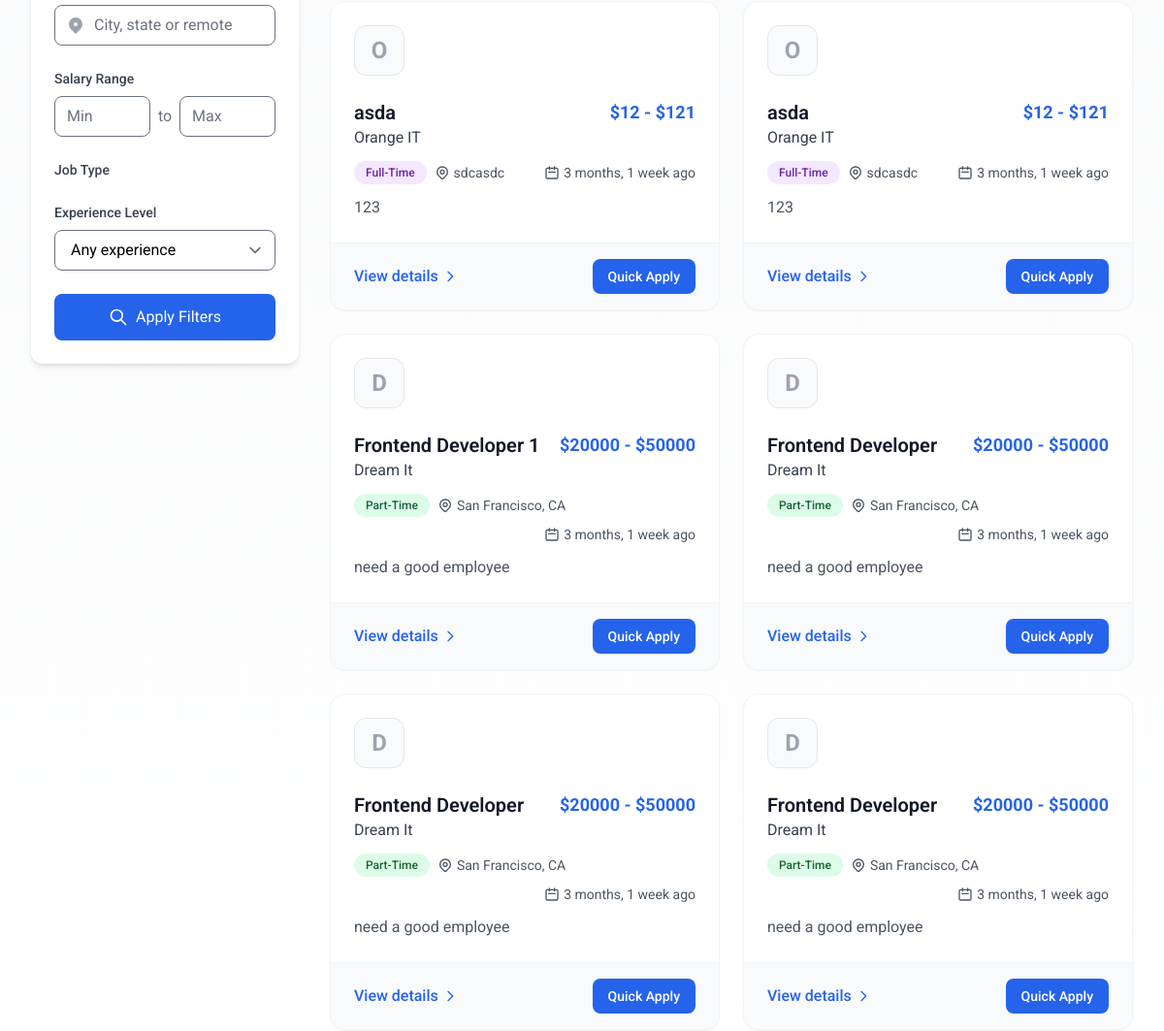
/jobseeker/jobs/ (signed in, middle part), run on an earlier commit of the app's database.
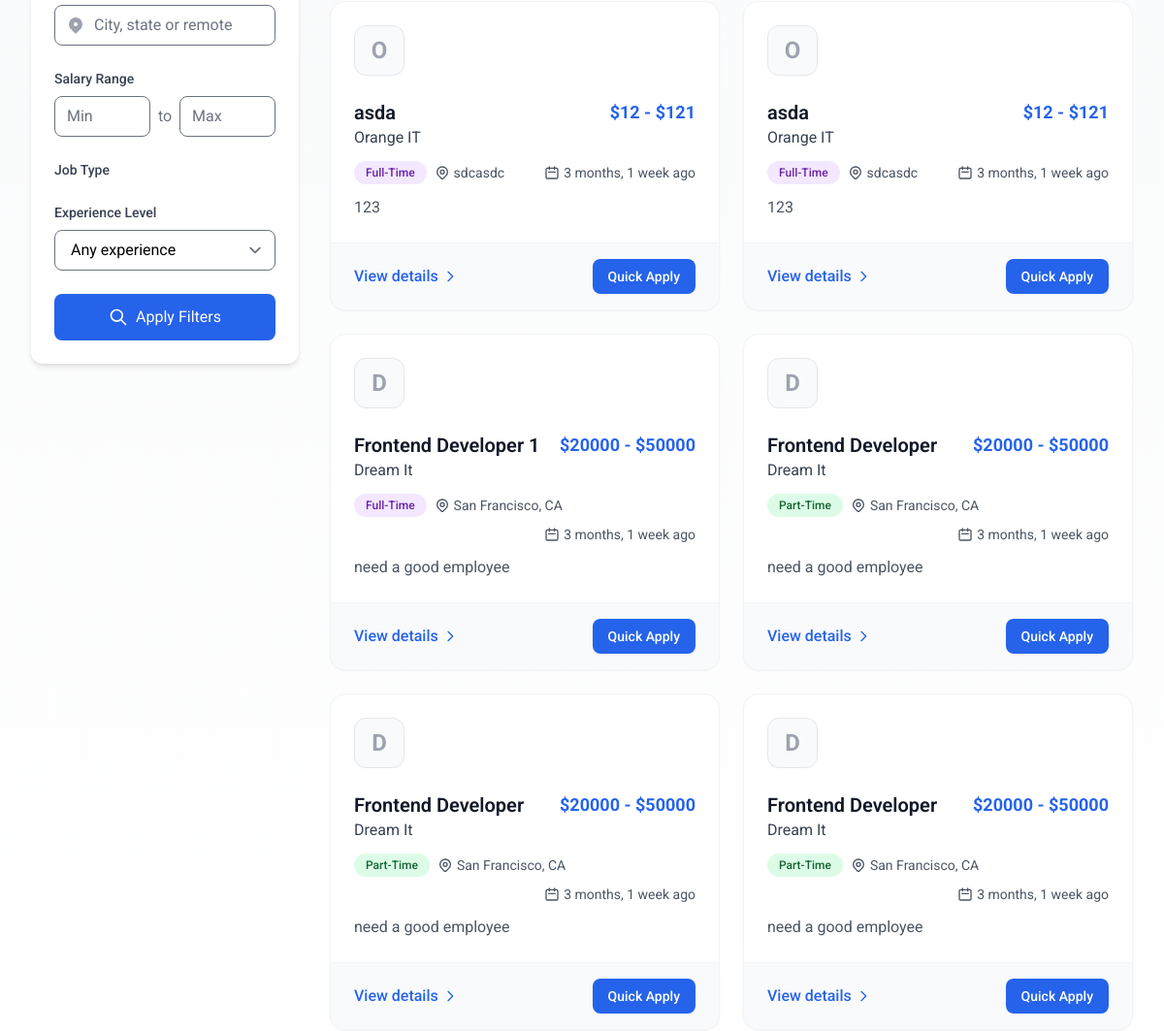
And on a later commit of the database.
### employer/models.py (models this page shows, shortened)
class Job(models.Model):
    JOB_TYPE_CHOICES = [
        ('Full-Time', 'Full-Time'),
        ('Part-Time', 'Part-Time'),
        ('Contract', 'Contract'),
        ('Internship', 'Internship')
    ]
    STATUS_CHOICES = [
        ('Active', 'Active'),
        ('Draft', 'Draft'),
        ('Closed', 'Closed'),
    ]
    CATEGORY_CHOICES = [
        ('engineering', 'Engineering'),
        ('design', 'Design'),
        ('marketing', 'Marketing'),
    ]
    job_id = models.AutoField(primary_key=True)
    title = models.CharField(max_length=255)
    company = models.ForeignKey('Company', on_delete=models.CASCADE)
    location = models.CharField(max_length=255)
    job_type = models.CharField(max_length=20, choices=JOB_TYPE_CHOICES)
    posted_date = models.DateTimeField(auto_now_add=True)
    salary_min = models.DecimalField(max_digits=10, decimal_places=2)
    salary_max = models.DecimalField(max_digits=10, decimal_places=2)
    applications = models.IntegerField(default=0)
    exp_need = models.IntegerField(default=0)
    description = models.TextField()
    responsibilities = models.TextField()
    requirements = models.TextField()
    benefits = models.TextField()
    status = models.CharField(max_length=10, choices=STATUS_CHOICES, default='Draft')
    category = models.CharField(max_length=20, choices=CATEGORY_CHOICES)

class Company(models.Model):
    company_id = models.AutoField(primary_key=True)
    user = models.ForeignKey('accounts.CustomUser', on_delete=models.CASCADE)
    name = models.CharField(max_length=255, null=True, blank=True)
    location = models.CharField(max_length=255, null=True, blank=True)
    logo = models.URLField(null=True, blank=True)
    description = models.TextField()

### jobseeker/views.py (the view)
    def wrapper(request, *args, **kwargs):
        if request.user.role != 'user':
            messages.error(request, "You are not authorized to view this page.")
            return redirect('login')
        return view_func(request, *args, **kwargs)

### jobseeker/views.py (called while the page is built)
def user_role_required(view_func):
    def wrapper(request, *args, **kwargs):
        if request.user.role != 'user':
            messages.error(request, "You are not authorized to view this page.")
            return redirect('login')
        return view_func(request, *args, **kwargs)
    return wrapper

@user_role_required
@login_required
def dashboard(request):
    jobs = Job.objects.all().order_by('-posted_date')
    paginator = Paginator(jobs, 6)
    page_number = request.GET.get('page')
    page_obj = paginator.get_page(page_number)
    return render(request, 'jobseeker/user_home.html',{'page_obj': page_obj})

### static/templates/jobseeker/user_home.html (shortened to what the changed rows need)
{% extends 'base.html' %}
{% block content %}
<section class="py-12 bg-gradient-to-b from-gray-50 to-white">
    <div class="max-w-7xl mx-auto px-4 sm:px-6 lg:px-8">
        <div class="flex flex-col lg:flex-row gap-8">
            <div class="lg:w-3/4">
                <div class="grid grid-cols-1 md:grid-cols-2 gap-6">
                    {% for job in page_obj %}
                    <div
                        class="group bg-white rounded-2xl shadow-sm hover:shadow-md transition-all duration-300 border border-gray-100 overflow-hidden">
                        <div class="p-6">
                            <div class="flex flex-col  gap-6">
                                <div class="flex-shrink-0">
                                    <div
                                        class="w-[52px] h-[52px] rounded-xl bg-gray-50 flex items-center justify-center overflow-hidden border border-gray-200">
                                        {% if job.company.logo %}
                                        <img src="{{ job.company.logo.url }}" alt="{{ job.company.name }}"
                                            class="w-full h-full object-contain p-1">
                                        {% else %}
                                        <span class="text-2xl font-bold text-gray-400">
                                            {{ job.company.name|first|upper }}
                                        </span>
                                        {% endif %}
                                    </div>
                                </div>
                                <div class="flex-grow">
                                    <div class="flex flex-col md:flex-row md:items-start md:justify-between gap-2">
                                        <div>
                                            <h3
                                                class="text-xl font-semibold text-gray-900 group-hover:text-blue-600 transition-colors">
                                                <a href="{{ job.get_absolute_url }}">{{ job.title }}</a>
                                            </h3>
                                            <p class="text-gray-700">{{ job.company.name }}</p>
                                        </div>
                                        <div class="text-right">
                                            <p class="text-lg font-bold text-blue-600">
                                                ${{ job.salary_min|floatformat:"0" }} -
                                                ${{ job.salary_max|floatformat:"0" }}
                                            </p>
                                        </div>
                                    </div>
                                    <div class="mt-3 flex flex-wrap items-center gap-2">
                                        <span class="inline-flex items-center px-3 py-1 rounded-full text-xs font-medium
                                            {% if job.job_type == 'Full-Time' %}bg-purple-100 text-purple-800
                                            {% elif job.job_type == 'Part-Time' %}bg-green-100 text-green-800
                                            {% elif job.job_type == 'Contract' %}bg-yellow-100 text-yellow-800
                                            {% else %}bg-blue-100 text-blue-800{% endif %}">
                                            {{ job.job_type }}
                                        </span>
                                        <span class="inline-flex items-center text-sm text-gray-600">
                                            {{ job.location }}
                                        </span>
                                        <span class="inline-flex items-center text-sm text-gray-600 ml-auto">
                                            <svg class="w-4 h-4 mr-1" fill="none" stroke="currentColor"
                                                viewBox="0 0 24 24">
                                                <path stroke-linecap="round" stroke-linejoin="round" stroke-width="2"
                                                    d="M8 7V3m8 4V3m-9 8h10M5 21h14a2 2 0 002-2V7a2 2 0 00-2-2H5a2 2 0 00-2 2v12a2 2 0 002 2z">
                                                </path>
                                            </svg>
                                            {{ job.posted_date|timesince }} ago
                                        </span>
                                    </div>
                                    <p class="mt-3 text-gray-600 line-clamp-2">{{ job.description }}</p>
                                </div>
                            </div>
                        </div>
                        <div class="bg-gray-50 px-6 py-4 border-t border-gray-100">
                            <div class="flex items-center justify-between">
                                <a href="{{ job.job_id }}"
                                    class="text-blue-600 hover:text-blue-700 font-medium inline-flex items-center">
                                    View details
                                    <svg class="w-4 h-4 ml-1" fill="none" stroke="currentColor" viewBox="0 0 24 24">
                                        <path stroke-linecap="round" stroke-linejoin="round" stroke-width="2"
                                            d="M9 5l7 7-7 7"></path>
                                    </svg>
                                </a>
                                <button
                                    class="px-4 py-2 bg-blue-600 text-white text-sm font-medium rounded-lg hover:bg-blue-700 transition-colors">
                                    Quick Apply
                                </button>
                            </div>
                        </div>
                    </div>
                    {% endfor %}
                </div>
            </div>
        </div>
    </div>
</section>
{% endblock content %}

What changed in the data, as far as the page shows it:
changed Job "Frontend Developer 1": job_type "Part-Time" → "Full-Time"
